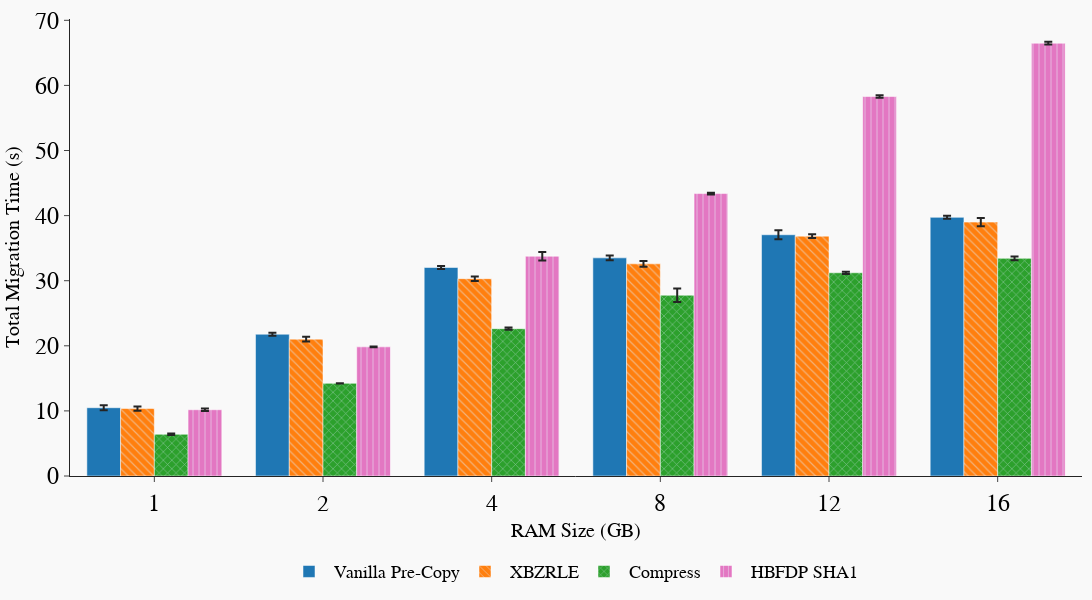

Notebook cell for this chart:
### Markdown cell above
# TMT vs RAM Size - Memcached
```Vanilla, XBZRLE, Compress, Dtrack, HBFDP-SHA1, HBFDP-MD5, HBFDP-Murmur3```

### Code cell
mig_time_plot("Total-Time", "Total Migration Time (s)", "Memcached",
              ['Vanilla', 'XBZRLE', 'Compress', 'HBFDP_SHA1'], "V-X-C-HS1")

### Figure 1 — Plotly figure (JSON) as saved in the notebook; plotly's stock layout.template omitted (floating-point values rounded to 4 significant figures)
{"data": [{"error_y": {"array": [0.3793, 0.2468, 0.2359, 0.3794, 0.6821, 0.2295], "type": "data"}, "marker": {"color": "#1F77B4", "pattern": {"fgcolor": "#D0F2F5", "shape": "", "size": 6, "solidity": 0.2}}, "name": " Vanilla Pre-Copy", "x": ["1", "2", "4", "8", "12", "16"], "y": [10.49, 21.78, 32.03, 33.51, 37.06, 39.73], "type": "bar"}, {"error_y": {"array": [0.3341, 0.3548, 0.3469, 0.4386, 0.2997, 0.6221], "type": "data"}, "marker": {"color": "#FF7F0E", "pattern": {"fgcolor": "#E5E5E5", "shape": "\\", "size": 6, "solidity": 0.2}}, "name": " XBZRLE", "x": ["1", "2", "4", "8", "12", "16"], "y": [10.36, 21.02, 30.31, 32.59, 36.84, 39.0], "type": "bar"}, {"error_y": {"array": [0.1128, 0.01852, 0.1637, 1.03, 0.1733, 0.2753], "type": "data"}, "marker": {"color": "#2CA02C", "pattern": {"fgcolor": "#D2E3F0", "shape": "x", "size": 6, "solidity": 0.2}}, "name": " Compress", "x": ["1", "2", "4", "8", "12", "16"], "y": [6.403, 14.23, 22.63, 27.77, 31.21, 33.43], "type": "bar"}, {"error_y": {"array": [0.183, 0.05292, 0.6629, 0.1419, 0.179, 0.2104], "type": "data"}, "marker": {"color": "#E377C2", "pattern": {"fgcolor": "#E9E0F1", "shape": "|", "size": 6, "solidity": 0.2}}, "name": " HBFDP SHA1", "x": ["1", "2", "4", "8", "12", "16"], "y": [10.18, 19.84, 33.76, 43.39, 58.29, 66.48], "type": "bar"}], "layout": {"barmode": "group", "xaxis": {"title": {"text": "RAM Size (GB)", "font": {"size": 20}, "standoff": 8}}, "yaxis": {"title": {"text": "Total Migration Time (s)", "font": {"size": 20}, "standoff": 10}}, "font": {"family": "Arial", "size": 24, "color": "black"}, "margin": {"t": 15, "r": 10, "l": 70, "b": 45, "autoexpand": true}, "legend": {"font": {"size": 18}, "orientation": "h", "yanchor": "bottom", "y": -0.25, "xanchor": "center", "x": 0.5}, "width": 1200, "height": 600, "paper_bgcolor": "#F9F9F9", "plot_bgcolor": "#F9F9F9"}}
